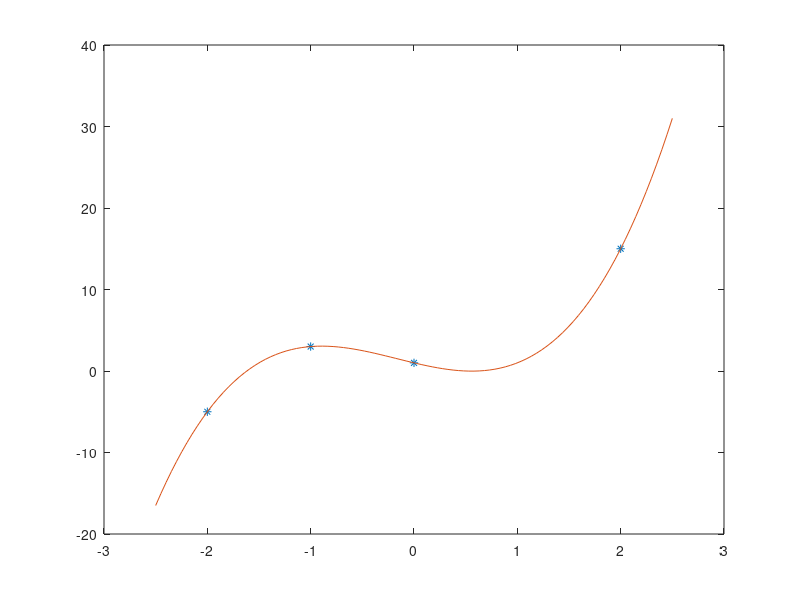

Here is the MATLAB script that generated this plot:
x=[-2, -1, 0, 2];
f=[-5, 3, 1, 15];
p=polyfit(x,f,3);
xx=linspace(-2.5,2.5);
yy=polyval(p,xx);
figure; plot(x,f,'*',xx,yy)